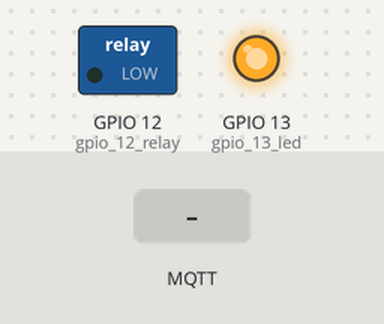
Recording of a sketch running on a simulated ESP8266 (Wemos D1 mini). On the bench: switched loads named in the sketch (green lamp = pin HIGH), output pins drawn as LEDs (lit = HIGH). The inputs (shaded band) are chosen by the test bench. WiFi joins after 1.5 s; servers stay silent unless stated; no MQTT or app messages arrive unless stated.

Above: at 2.9 s.
3.0 s: MQTT message "1" arrives on the first subscribed topic
At 3.5 s:
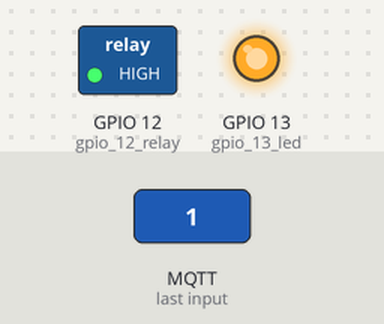
4.5 s: MQTT message "0" arrives on the first subscribed topic
At 5.9 s:
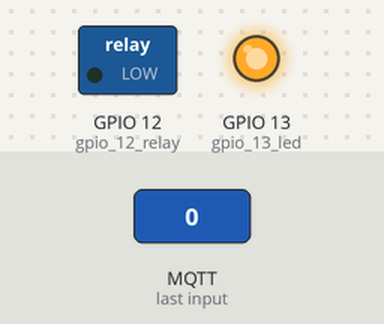
Timing chart, 0 to 7.5 s (numbered marks = the images above; inputs shaded):
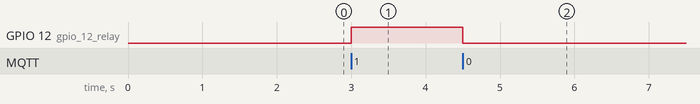

Measured:
- after the input at 3.0 s, GPIO 12 (gpio_12_relay): LOW → HIGH at once
- after the input at 4.5 s, GPIO 12 (gpio_12_relay): HIGH → LOW at once

The sketch:

ESP8266_Bedroom_Fan_OTA.ino
```cpp
/*
this sketch was written on a SONOFF module
IT IS DIFFERENT FROM NODEMCU BOARD OR WEMOS D1MINI:
  I think this is  > GENERIC ESP8266 module with - 1Mb ; no SPIFFS
  - you CAN use OTA with these settings.
*/

#include <ESP8266WiFi.h>
#include <PubSubClient.h>

// Add support for OTA***************************************
#include <ArduinoOTA.h>
// **********************************************************

const char* ssid     = "";
const char* password = "";

const char* mqttServer = "192.168.0.107";
const int mqttPort = 1883;

const char *control_fan = "home/rooms/bedroom/control/control_fan";  //topic that controles the fan
const char *fan_status = "home/rooms/bedroom/fan/status"; // topic where we publish the actual fan status

char fanStatus[5];

//int ledPin = 4;
//int onBoardLed = 2;

int gpio_13_led = 13;
int gpio_12_relay = 12;

int newFanState = 0; // from mqtt topic
int currentFanState = 0;

WiFiClient espClient;
PubSubClient client(espClient);

void reconnectToServer() {
  while (!client.connected()) {
    if (client.connect("BedroomFanControl")) {
      client.subscribe(control_fan);
      delay(200);
      publishFanStatus();
    }
    else {
      delay(2000);
    }
  }
}

void callback(char* topic, byte* payload, unsigned int length) {
  if (strcmp(topic,"home/rooms/bedroom/control/control_fan") == 0){
    char payloadMessage[length + 1];
    for (int i = 0; i < length; i++) {
      payloadMessage[i] = char(payload[i]);
    }
    newFanState = atoi(payloadMessage);
  }
}

void publishFanStatus(){
  String buffer = String(currentFanState);
  buffer.toCharArray(fanStatus,(buffer.length() + 1));
  client.publish(fan_status, fanStatus); //topic, value
  delay(200);
}

void setup(){
  // Add support for OTA***************************************
  //Hostname defaults to esp8266-[ChipID]
  ArduinoOTA.setHostname("BedroomFanControl");
  ArduinoOTA.setPassword("bemobere");
  ArduinoOTA.onError([](ota_error_t error) { ESP.restart(); });
  ArduinoOTA.begin();  /* setup the OTA server */
  // **********************************************************

  WiFi.hostname("BedroomFanControl");
  WiFi.begin(ssid, password);
  while (WiFi.status() != WL_CONNECTED) {
    delay(500);
  }
  pinMode(gpio_12_relay, OUTPUT);
  pinMode(gpio_13_led, OUTPUT);
  digitalWrite(gpio_12_relay, LOW);
  digitalWrite(gpio_13_led, HIGH); //on esp12, if you want to turn off onboard led - set to high

  client.setServer(mqttServer, mqttPort);
  client.setCallback(callback);
  client.subscribe(control_fan);
  delay(200);
}

void controlFan() {
    if ((newFanState == 1) && (currentFanState == 0)) {
      digitalWrite(gpio_12_relay, HIGH);
      currentFanState = 1;
      publishFanStatus();
    }
    else if ((newFanState == 1) && (currentFanState == 1)) {
      return;
    }
    else if ((newFanState == 0) && (currentFanState == 0)) {
      return;
    }
    else if ((newFanState == 0) && (currentFanState == 1)) {
      digitalWrite(gpio_12_relay, LOW);
      currentFanState = 0;
      publishFanStatus();
    }
}

void loop(){
  // Add support for OTA***************************************
  ArduinoOTA.handle();
  // **********************************************************
  if (!client.connected()) {
    reconnectToServer();
  }

  controlFan();

  client.loop();
}
```
